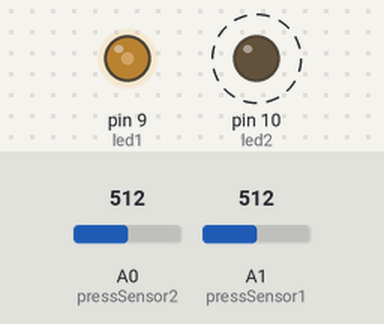
The sketch below on a simulated Arduino Uno, built with avr-gcc and run on an emulated ATmega328P. Parts: output pins drawn as LEDs (lit = HIGH). Dashed ring = blinking. Inputs (shaded band) come from the test bench; at power-on: A0 (pressSensor2) = 512, A1 (pressSensor1) = 512. What the sketch prints to the serial monitor is not drawn.

Above: at 2.8 s.
2.9 s: A0 (pressSensor2) set to 106
At 3.76 s:
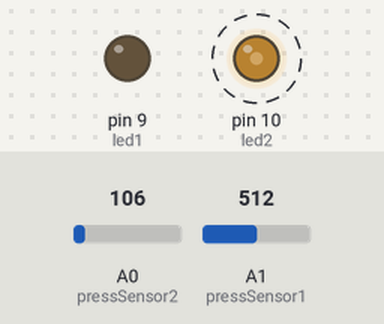
6.4 s: A0 (pressSensor2) set to 89
9.9 s: A1 (pressSensor1) set to 108
At 10.97 s:
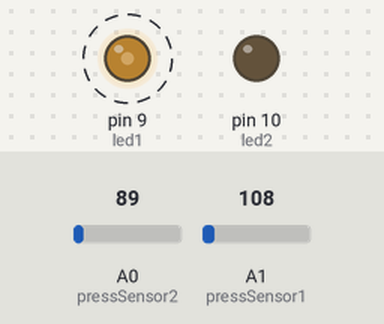
13.4 s: A1 (pressSensor1) set to 89
At 15.4 s:
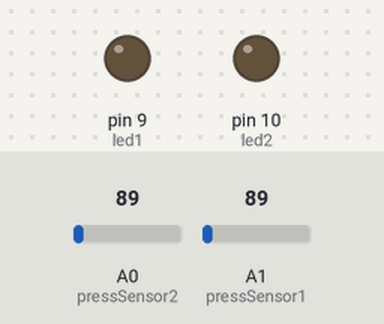
Timing chart, 0 to 16.9 s (numbered marks = the images above; inputs shaded):
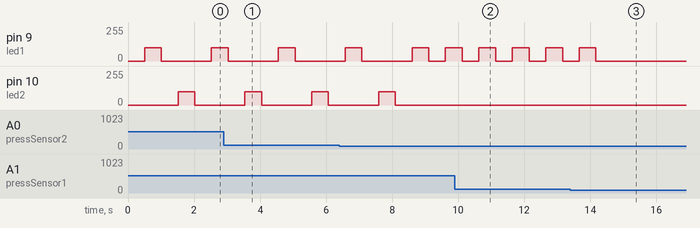

Measured:
- the behaviour switches between 101 and 100 on A1 (pressSensor1) (found by bisection; images 2 and 3)
- after the input at 13.4 s, pin 9 (led1): goes on until 14.2 s, then stays 0/255
- by itself, pin 9 (led1): alternates 100/255 for 0.51 s and 0/255 for 0.51 s

The sketch:

arduino_turn_signal_kit.ino
```cpp
const int pressSensor1 = A1;
const int pressSensor2 = A0;
const int led1 = 9;
const int led2 = 10;
void setup() {
  // put your setup code here, to run once:
  Serial.begin(115200);
  pinMode(led1,OUTPUT);
  pinMode(pressSensor1,INPUT);
  pinMode(led2,OUTPUT);
  pinMode(pressSensor2,INPUT);
}

void loop() {
  // put your main code here, to run repeatedly:
  int value = analogRead(pressSensor1);
  int Value = analogRead(pressSensor2);
  Serial.println(value);
  Serial.println(Value);

  if(value <= 100){
    digitalWrite(led1,LOW);
  }
  else{
    for(int i=0; i<=100; i++){
      analogWrite(led1,i);
      delay(5);
    }
    for(int i=100; i>=0; i--){
      analogWrite(led1,i);
      delay(5);
    }
  }


  if(Value <= 100){
    digitalWrite(led2,LOW);
  }
  else{
    for(int s=0; s<=100; s++){
      analogWrite(led2,s);
      delay(5);
    }
    for(int s=100; s>=0; s--){
      analogWrite(led2,s);
      delay(5);
    }
  }
}
```
